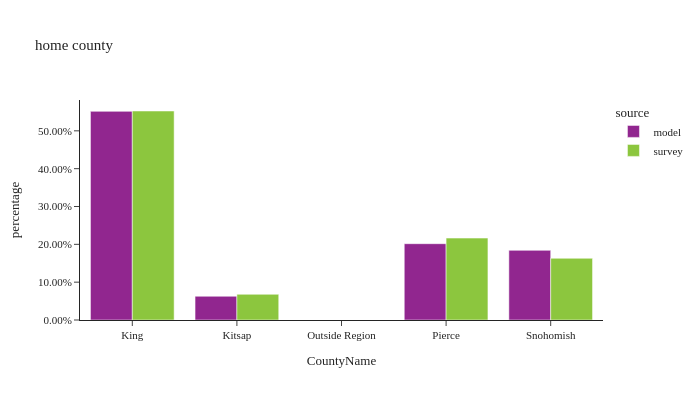

The notebook cell this image was saved under:
### Code cell
plot_hh_stat(df_hh, 'CountyName', 'home county')

### Figure 1 — Plotly figure (JSON) as saved in the notebook; plotly's stock layout.template omitted (floating-point values rounded to 4 significant figures)
{"data": [{"alignmentgroup": "True", "customdata": [[479321], [54473], [3], [1400529], [159813]], "hovertemplate": "source=model<br>CountyName=%{x}<br>percentage=%{y}<br>sample count=%{customdata[0]}<extra></extra>", "legendgroup": "model", "marker": {"color": "#91268F", "pattern": {"shape": ""}}, "name": "model", "offsetgroup": "model", "orientation": "v", "showlegend": true, "textposition": "auto", "type": "bar", "x": ["King", "Kitsap", "Outside Region", "Pierce", "Snohomish"], "xaxis": "x", "y": [0.5515, 0.06273, 3.456e-06, 0.2017, 0.1841], "yaxis": "y"}, {"alignmentgroup": "True", "customdata": [[2745], [191], [447], [383]], "hovertemplate": "source=survey<br>CountyName=%{x}<br>percentage=%{y}<br>sample count=%{customdata[0]}<extra></extra>", "legendgroup": "survey", "marker": {"color": "#8CC63E", "pattern": {"shape": ""}}, "name": "survey", "offsetgroup": "survey", "orientation": "v", "showlegend": true, "textposition": "auto", "type": "bar", "x": ["King", "Kitsap", "Pierce", "Snohomish"], "xaxis": "x", "y": [0.5524, 0.06794, 0.2165, 0.1631], "yaxis": "y"}], "layout": {"barmode": "group", "font": {"size": 11}, "height": 400, "legend": {"title": {"text": "source"}, "tracegroupgap": 0}, "title": {"text": "home county"}, "width": 700, "xaxis": {"anchor": "y", "domain": [0.0, 1.0], "title": {"text": "CountyName"}}, "yaxis": {"anchor": "x", "domain": [0.0, 1.0], "tickformat": ".2%", "title": {"text": "percentage"}}}}
